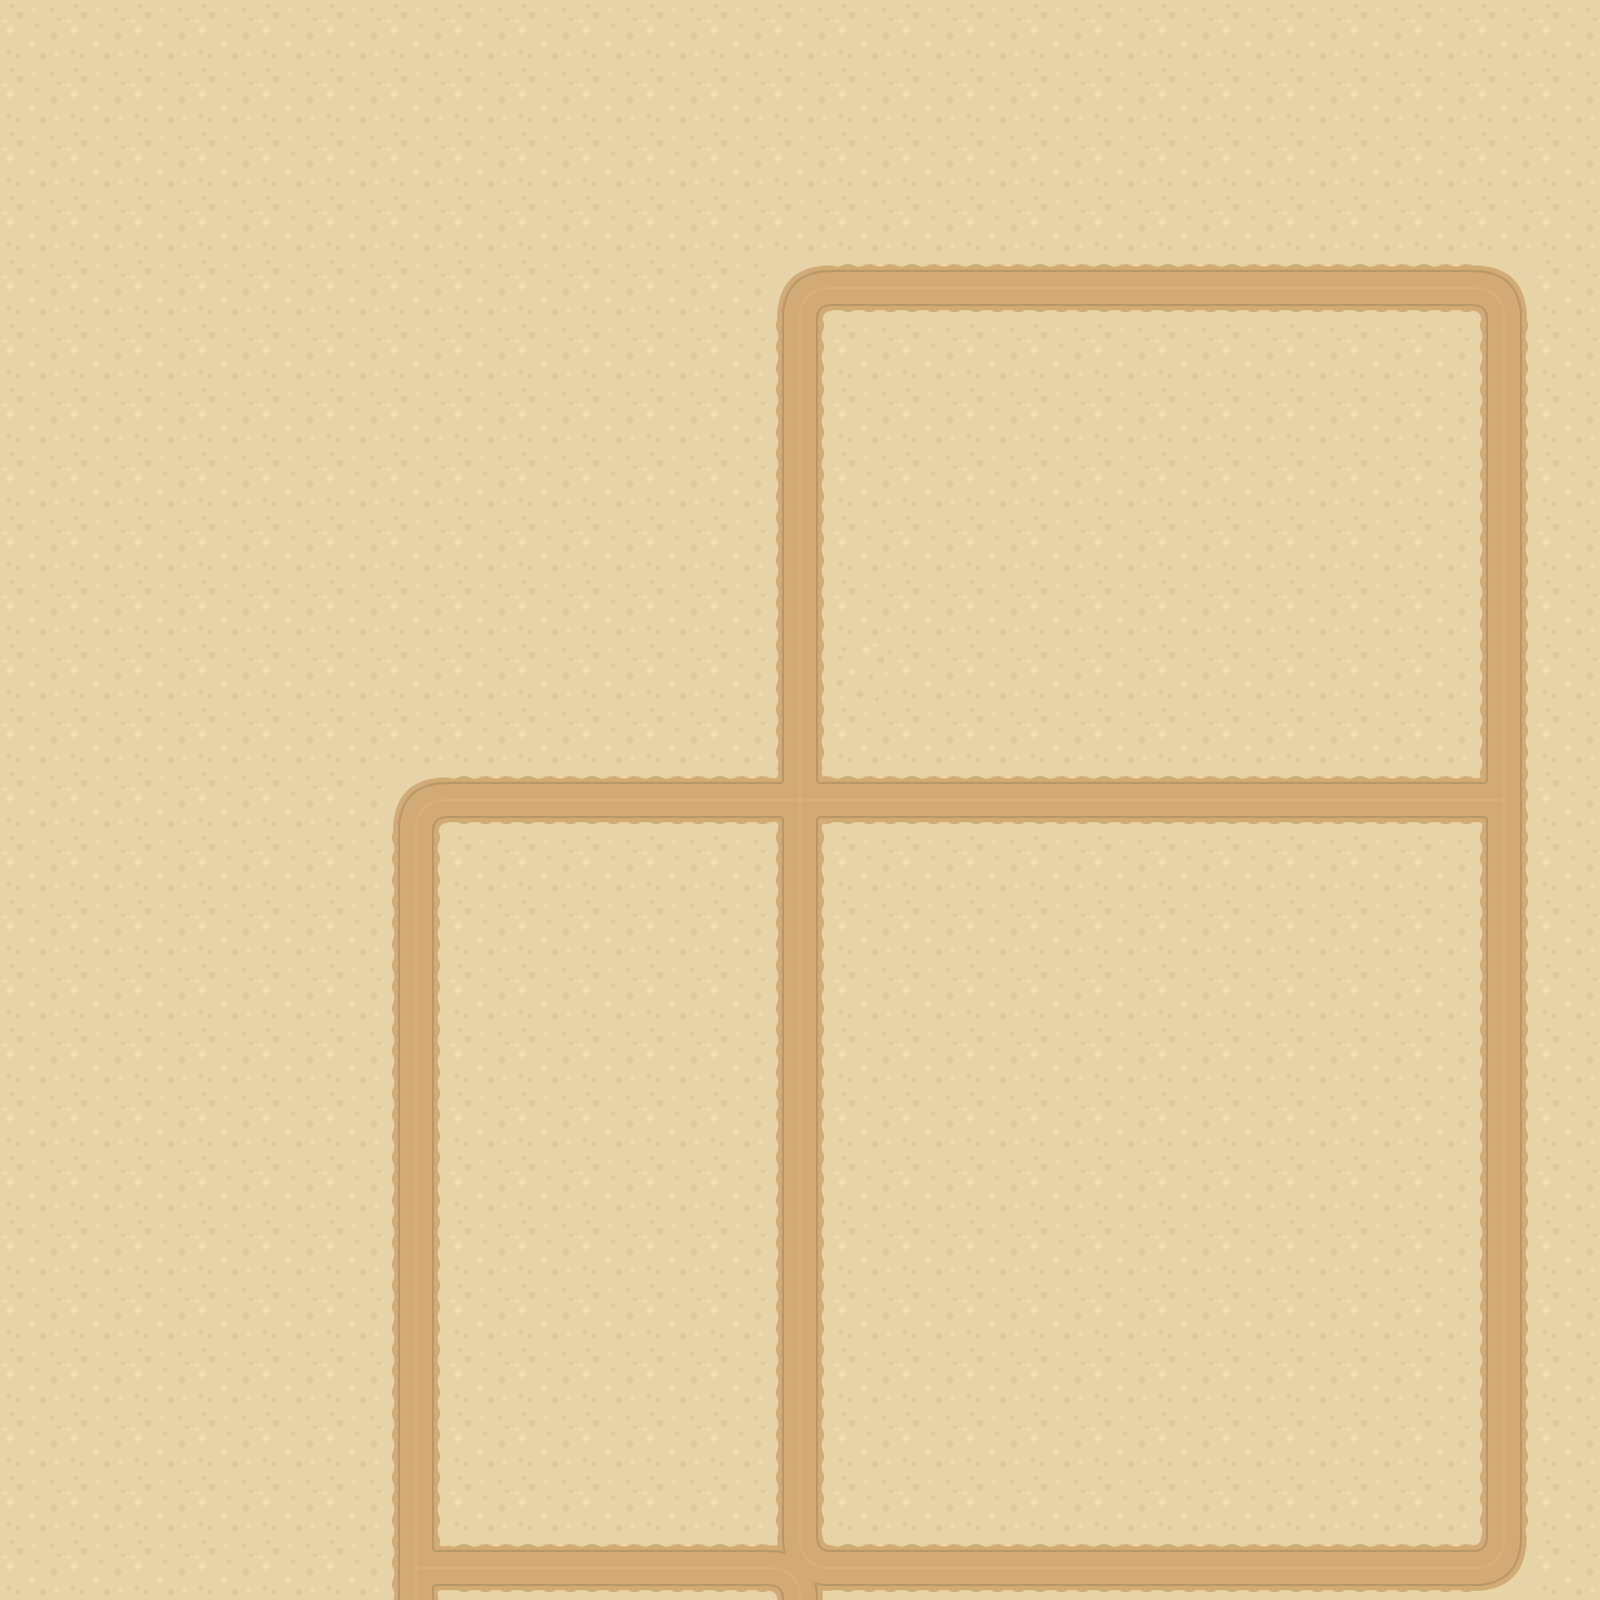

Below is a game level as drawn by its tile map, then a one-line description and the .tmx that defines it (tile-layer data replaced by summaries):
An orthogonal 25x25 tile map with 64x64 px tiles, 1 tile layer (Tile Layer 1), 2 tilesets.

<map version="1.2" tiledversion="1.3.4" orientation="orthogonal" renderorder="right-down" width="25" height="25" tilewidth="64" tileheight="64" infinite="0" nextlayerid="2" nextobjectid="1">
 <tileset firstgid="1" source="tiles.tsx" />
 <tileset firstgid="65" name="tiles" tilewidth="64" tileheight="64" tilecount="40" columns="10">
  <image source="terrainTiles_default.png" width="640" height="256" />
 </tileset>
 <layer id="1" name="Tile Layer 1" width="25" height="25">
  <data>[625 cells, 625 non-empty, 12 distinct tile ids]</data>
 </layer>
</map>
